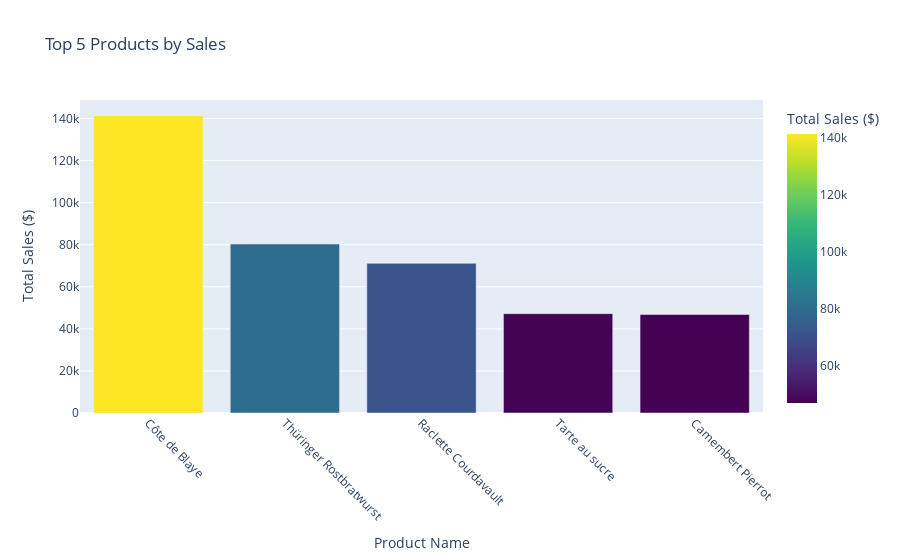

Here is the notebook cell this chart was saved with:
### Code cell
fig = px.bar(
    top_products,
    x='ProductName',
    y='TotalSales',
    title='Top 5 Products by Sales',
    color='TotalSales',
    color_continuous_scale='Viridis',
    labels={'TotalSales': 'Total Sales ($)'}
)
fig.update_layout(
    xaxis_title='Product Name',
    yaxis_title='Total Sales ($)',
    xaxis_tickangle=45
)
fig.show()


top_product = top_products.loc[top_products['TotalSales'].idxmax()]
print(f"Top product: {top_product['ProductName']} with ${top_product['TotalSales']:.2f}")

### Figure 1 — Plotly figure (JSON) as saved in the notebook; plotly's stock layout.template omitted (floating-point values rounded to 4 significant figures)
{"data": [{"hovertemplate": "ProductName=%{x}<br>Total Sales ($)=%{marker.color}<extra></extra>", "legendgroup": "", "marker": {"color": [141400.0, 80370.0, 71160.0, 47230.0, 46830.0], "coloraxis": "coloraxis", "pattern": {"shape": ""}}, "name": "", "orientation": "v", "showlegend": false, "textposition": "auto", "type": "bar", "x": ["Côte de Blaye", "Thüringer Rostbratwurst", "Raclette Courdavault", "Tarte au sucre", "Camembert Pierrot"], "xaxis": "x", "y": [141400.0, 80370.0, 71160.0, 47230.0, 46830.0], "yaxis": "y"}], "layout": {"barmode": "relative", "coloraxis": {"colorbar": {"title": {"text": "Total Sales ($)"}}, "colorscale": [[0, "#440154"], [0.1111, "#482878"], [0.2222, "#3e4989"], [0.3333, "#31688e"], [0.4444, "#26828e"], [0.5556, "#1f9e89"], [0.6667, "#35b779"], [0.7778, "#6ece58"], [0.8889, "#b5de2b"], [1, "#fde725"]]}, "legend": {"tracegroupgap": 0}, "title": {"text": "Top 5 Products by Sales"}, "xaxis": {"anchor": "y", "domain": [0, 1], "tickangle": 45, "title": {"text": "Product Name"}}, "yaxis": {"anchor": "x", "domain": [0, 1], "title": {"text": "Total Sales ($)"}}}}
